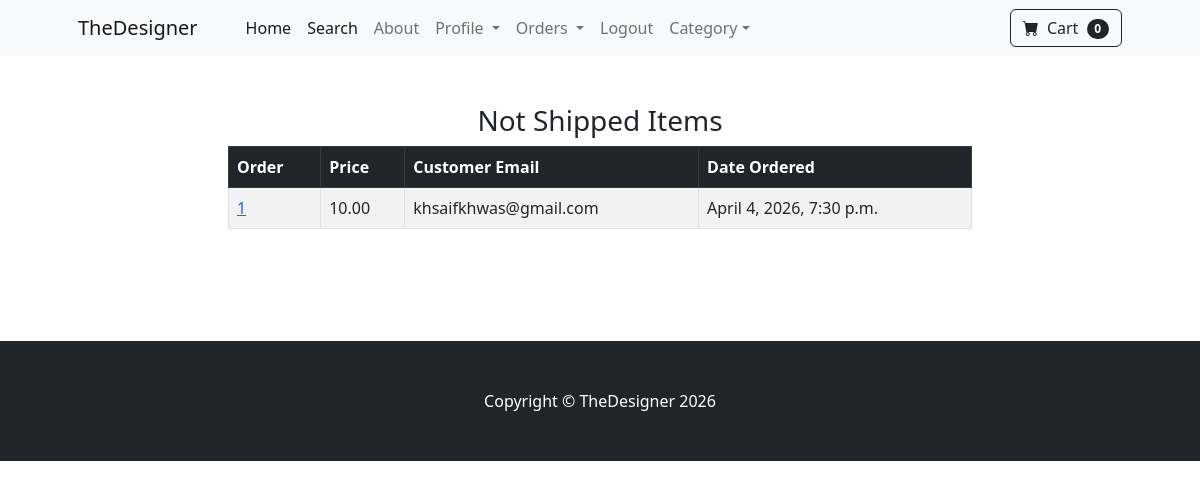
/payment/not_shipped_dash (signed in), run on an earlier commit of the app's database.
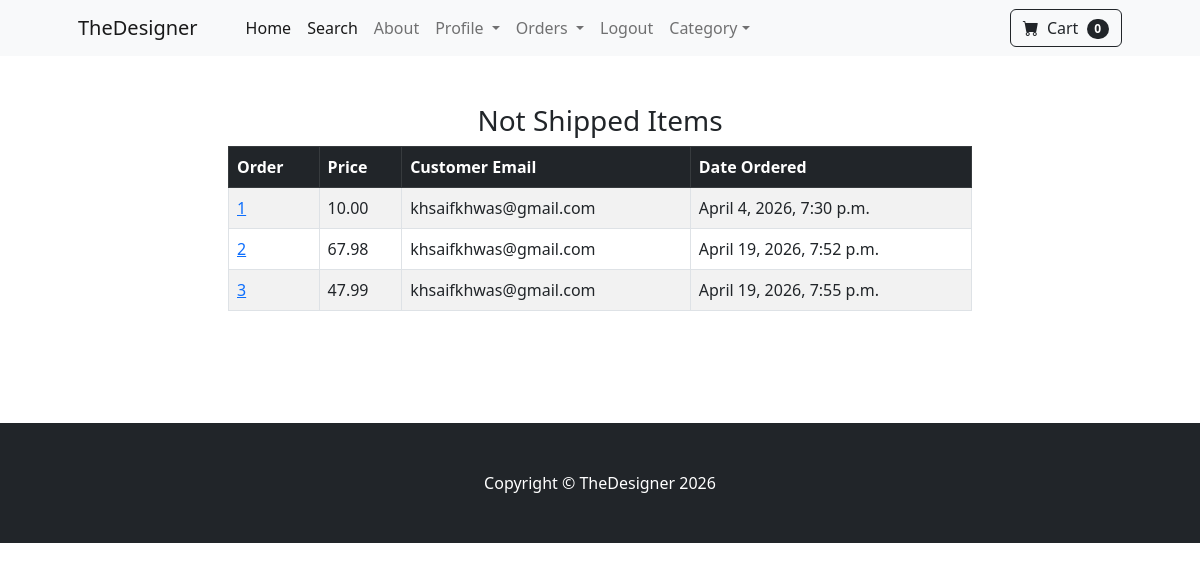
And on a later commit of the database.
### payment/models.py (models this page shows, shortened)
class Order(models.Model):
    user = models.ForeignKey(User, on_delete=models.CASCADE, null=True, blank=True)
    full_name = models.CharField(max_length=200)
    email = models.EmailField(max_length=250)
    phone = models.CharField(max_length=20, blank=True)   # <-- add this line
    shipping_address = models.TextField(max_length=1000)
    amount_paid = models.DecimalField(max_digits=10, decimal_places=2)
    date_ordered = models.DateTimeField(auto_now_add=True)
    shipped = models.BooleanField(default = False)
    date_shipped = models.DateTimeField(blank = True,null = True)

### payment/views.py (the view)
# urls.py: path('not_shipped_dash',views.not_shipped_dash, name="not_shipped_dash"),
def not_shipped_dash(request):
    if request.user.is_authenticated and request.user.is_superuser:
        orders = Order.objects.filter(shipped=False)
        return render(request, "payment/not_shipped_dash.html", {"orders":orders})
    else:
        messages.success(request, "Access Denied !")
        return redirect('home')

### cart/cart.py (called while the page is built)
    def __len__(self):
        return len(self.cart)

### cart/context_processors.py (called while the page is built)
def cart(request):
    return {'cart': Cart(request)}

### payment/templates/payment/not_shipped_dash.html
{% extends 'base.html' %}
{% block content %}
<div class="container">
    <div class="row">
        <center>
            <div class="col-8">
                <br><br>
                <h3>Not Shipped Items</h3>
                <table class="table table-striped table-hover table-bordered">
  <thead class="table-dark">
    <tr>
      <th scope="col">Order</th>
      <th scope="col">Price</th>
      <th scope="col">Customer Email</th>
      <th scope="col">Date Ordered</th>
    </tr>
  </thead>
  <tbody>
    {% for item in orders%}
    <tr>
      <td><a href="{% url 'orders' item.id %}">{{item.id}}</a></td>
      <td>{{item.amount_paid}}</td>
      <td>{{item.email}}</td>
      <td>{{item.date_ordered}}</td>
    </tr>
    {% endfor %}
  </tbody>
</table>
<br><br>
<br><br>
            </div>
        </center>
    </div>
</div>
{% endblock %}

What changed in the data, as far as the page shows it:
added Order: id "2", amount_paid "67.98", email "khsaifkhwas@gmail.com", date_ordered "April 19, 2026, 7:52 p.m."
added Order: id "3", amount_paid "47.99", email "khsaifkhwas@gmail.com", date_ordered "April 19, 2026, 7:55 p.m."
